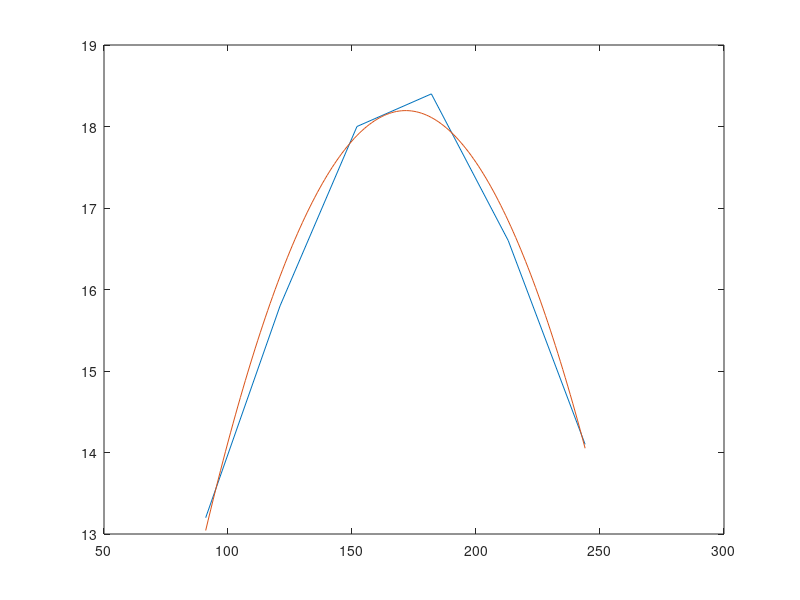

Source code (MATLAB):
% Indata
x = [91 121 152 182 213 244];
y = [13.2 15.8 18.0 18.4 16.6 14.1];
A = [x'.^2 x' ones(size(x'))];

% Calculates the coefficients ("minsta kvadrat"-metoden)
coeffs = A\y';

% Create a function based on the coefficients
f = @(x) coeffs(1)*x.^2 + coeffs(2)*x + coeffs(3);

% Plot the function (and the data)
plot(x, y);
hold on;
x = [91:244];
plot(x, f(x))
